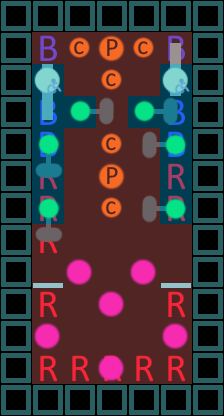

This is a level from a 2D game, rendered from its Tiled map with the project's own tilesets. A one-line summary and the complete map file follow:
An orthogonal 7x13 tile map with 32x32 px tiles, 4 tile layers (bus, people, people, areas), 2 hidden layers not drawn.

<map version="1.2" tiledversion="1.3.4" orientation="orthogonal" renderorder="right-down" width="7" height="13" tilewidth="32" tileheight="32" infinite="0" nextlayerid="9" nextobjectid="1">
 <tileset firstgid="1" source="rough sprites for level design.tsx" />
 <layer id="1" name="bus" width="7" height="13" locked="1">
  <data encoding="csv">
4,4,4,4,4,4,4,
4,1,0,0,0,1,4,
4,1,0,0,0,1,4,
4,1,0,0,0,1,4,
4,1,0,0,0,1,4,
4,2,0,0,0,2,4,
4,2,0,0,0,2,4,
4,2,0,0,0,0,4,
4,3,0,0,0,3,4,
4,2,0,0,0,2,4,
4,0,0,0,0,0,4,
4,2,2,2,2,2,4,
4,4,4,4,4,4,4
</data>
 </layer>
 <group id="5" name="Unmoveable">
  <layer id="6" name="people" width="7" height="13">
   <data encoding="csv">
0,0,0,0,0,0,0,
0,0,12,11,12,0,0,
0,0,0,12,0,0,0,
0,0,0,0,0,0,0,
0,0,0,12,0,0,0,
0,0,0,11,0,0,0,
0,0,0,12,0,0,0,
0,0,0,0,0,0,0,
0,0,7,0,7,0,0,
0,0,0,7,0,0,0,
0,7,0,0,0,7,0,
0,0,0,7,0,0,0,
0,0,0,0,0,0,0
</data>
  </layer>
  <layer id="7" name="distancing" width="7" height="13" visible="0">
   <data encoding="csv">
0,0,0,0,0,0,0,
0,9,0,0,0,9,0,
0,0,9,0,9,0,0,
0,0,0,9,0,0,0,
0,0,9,0,9,0,0,
0,0,9,0,9,0,0,
0,0,9,0,9,0,0,
0,0,0,9,0,0,0,
0,0,0,0,0,0,0,
0,0,0,0,0,0,0,
0,0,0,0,0,0,0,
0,0,0,0,0,0,0,
0,0,0,0,0,0,0
</data>
  </layer>
 </group>
 <group id="4" name="Moveable">
  <layer id="2" name="people" width="7" height="13">
   <data encoding="csv">
0,0,0,0,0,0,0,
0,0,0,0,0,8,0,
0,16,0,0,0,16,0,
0,24,28,20,28,20,0,
0,27,0,0,18,26,0,
0,19,0,0,0,0,0,
0,27,0,0,18,26,0,
0,19,0,0,0,0,0,
0,0,0,0,0,0,0,
0,0,0,0,0,0,0,
0,0,0,0,0,0,0,
0,0,0,0,0,0,0,
0,0,0,0,0,0,0
</data>
  </layer>
  <layer id="3" name="distancing" width="7" height="13" visible="0">
   <data encoding="csv">
0,0,0,0,0,0,0,
0,10,0,0,0,10,0,
0,0,10,0,10,0,0,
0,10,0,10,0,10,0,
0,0,10,0,10,0,0,
0,10,0,0,0,10,0,
0,0,10,0,10,0,0,
0,10,0,0,0,10,0,
0,0,0,0,0,0,0,
0,0,0,0,0,0,0,
0,0,0,0,0,0,0,
0,0,0,0,0,0,0,
0,0,0,0,0,0,0
</data>
  </layer>
 </group>
 <layer id="8" name="areas" width="7" height="13">
  <data encoding="csv">
0,0,0,0,0,0,0,
0,34,34,34,34,34,0,
0,33,34,34,34,33,0,
0,33,33,34,33,33,0,
0,33,34,34,34,33,0,
0,33,34,34,34,33,0,
0,33,34,34,34,33,0,
0,34,34,34,34,34,0,
0,34,34,34,34,34,0,
0,34,34,34,34,34,0,
0,34,34,34,34,34,0,
0,34,34,34,34,34,0,
0,0,0,0,0,0,0
</data>
 </layer>
</map>
